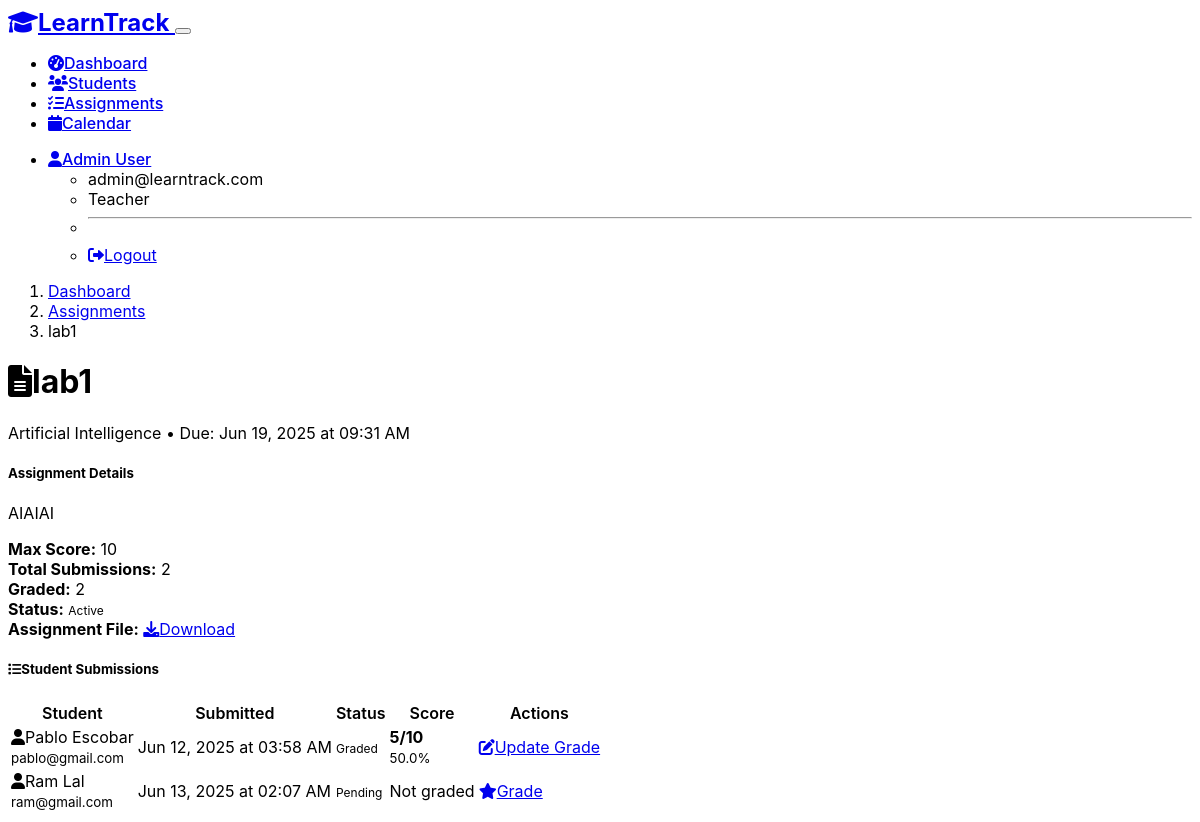
/teacher/assignment/1/submissions (signed in), run on the app's committed database.
### models.py (models this page shows, shortened)
class User(UserMixin, db.Model):
    id = db.Column(db.Integer, primary_key=True)
    email = db.Column(db.String(120), unique=True, nullable=False)
    name = db.Column(db.String(100), nullable=False)
    role = db.Column(db.String(20), nullable=False)  # 'teacher' or 'student'
    password_hash = db.Column(db.String(256), nullable=False)
    created_at = db.Column(db.DateTime, default=datetime.utcnow)
    taught_classes = db.relationship('Class', backref='teacher', lazy=True, foreign_keys='Class.teacher_id')
    assignments_created = db.relationship('Assignment', backref='creator', lazy=True, foreign_keys='Assignment.teacher_id')
    submissions = db.relationship('Submission', backref='student', lazy=True, foreign_keys='Submission.student_id')
    enrollments = db.relationship('Enrollment', backref='student', lazy=True, foreign_keys='Enrollment.student_id')
    def is_teacher(self):
        return self.role == 'teacher'

class Assignment(db.Model):
    id = db.Column(db.Integer, primary_key=True)
    title = db.Column(db.String(200), nullable=False)
    description = db.Column(db.Text)
    due_date = db.Column(db.DateTime, nullable=False)
    max_score = db.Column(db.Integer, default=10)
    teacher_id = db.Column(db.Integer, db.ForeignKey('user.id'), nullable=False)
    class_id = db.Column(db.Integer, db.ForeignKey('class.id'), nullable=False)
    attachment_path = db.Column(db.String(255))  # Path to uploaded assignment file
    created_at = db.Column(db.DateTime, default=datetime.utcnow)
    submissions = db.relationship('Submission', backref='assignment', lazy=True, cascade='all, delete-orphan')
    def is_overdue(self):
        return datetime.utcnow() > self.due_date

class Class(db.Model):
    id = db.Column(db.Integer, primary_key=True)
    name = db.Column(db.String(100), nullable=False)
    description = db.Column(db.Text)
    teacher_id = db.Column(db.Integer, db.ForeignKey('user.id'), nullable=False)
    created_at = db.Column(db.DateTime, default=datetime.utcnow)
    assignments = db.relationship('Assignment', backref='class_obj', lazy=True)
    enrollments = db.relationship('Enrollment', backref='class_obj', lazy=True)

class Submission(db.Model):
    id = db.Column(db.Integer, primary_key=True)
    assignment_id = db.Column(db.Integer, db.ForeignKey('assignment.id'), nullable=False)
    student_id = db.Column(db.Integer, db.ForeignKey('user.id'), nullable=False)
    submission_text = db.Column(db.Text)
    file_path = db.Column(db.String(255))  # Path to uploaded submission file
    submitted_at = db.Column(db.DateTime, default=datetime.utcnow)
    score = db.Column(db.Integer)
    feedback = db.Column(db.Text)
    graded_at = db.Column(db.DateTime)
    graded_by = db.Column(db.Integer, db.ForeignKey('user.id'))
    __table_args__ = (db.UniqueConstraint('assignment_id', 'student_id', name='unique_submission'),)
    def is_graded(self):
        return self.score is not None
    def is_late(self):
        return self.submitted_at > self.assignment.due_date if self.assignment else False

### routes.py (the view)
@teacher_bp.route('/assignment/<int:assignment_id>/submissions')
@login_required
def view_submissions(assignment_id):
    if not current_user.is_teacher():
        flash('Access denied.', 'danger')
        return redirect(url_for('main.index'))
    assignment = Assignment.query.get_or_404(assignment_id)
    if assignment.teacher_id != current_user.id:
        flash('Access denied.', 'danger')
        return redirect(url_for('teacher.assignments'))
    submissions = Submission.query.filter_by(assignment_id=assignment_id).all()
    return render_template('teacher/view_submissions.html', assignment=assignment, submissions=submissions)

### app.py (called while the page is built)
@login_manager.user_loader
def load_user(user_id):
    from models import User
    return User.query.get(int(user_id))

### templates/teacher/view_submissions.html (shortened to what this page needs)
{% extends "base.html" %}
{% block content %}
<div class="row mb-4">
    <div class="col">
        <nav aria-label="breadcrumb">
            <ol class="breadcrumb">
                <li class="breadcrumb-item"><a href="{{ url_for('teacher.dashboard') }}">Dashboard</a></li>
                <li class="breadcrumb-item"><a href="{{ url_for('teacher.assignments') }}">Assignments</a></li>
                <li class="breadcrumb-item active">{{ assignment.title }}</li>
            </ol>
        </nav>
        <h1><i class="fas fa-file-alt me-2"></i>{{ assignment.title }}</h1>
        <p class="text-muted">{{ assignment.class_obj.name }} • Due: {{ assignment.due_date.strftime('%b %d, %Y at %I:%M %p') }}</p>
    </div>
</div>
<div class="row mb-4">
    <div class="col">
        <div class="card">
            <div class="card-body">
                <h5>Assignment Details</h5>
                <p>{{ assignment.description or 'No description provided' }}</p>
                <div class="row">
                    <div class="col-md-3">
                        <strong>Max Score:</strong> {{ assignment.max_score }}
                    </div>
                    <div class="col-md-3">
                        <strong>Total Submissions:</strong> {{ submissions|length }}
                    </div>
                    <div class="col-md-3">
                        <strong>Graded:</strong> {{ submissions|selectattr('is_graded')|list|length }}
                    </div>
                    <div class="col-md-3">
                        <strong>Status:</strong>
                        {% if assignment.is_overdue() %}
                            <span class="badge bg-danger">Overdue</span>
                        {% else %}
                            <span class="badge bg-success">Active</span>
                        {% endif %}
                    </div>
                </div>
                {% if assignment.attachment_path %}
                <div class="mt-3">
                    <strong>Assignment File:</strong>
                    <a href="{{ url_for('main.download_file', filename=assignment.attachment_path) }}" class="btn btn-sm btn-outline-primary ms-2">
                        <i class="fas fa-download me-1"></i>Download
                    </a>
                </div>
                {% endif %}
            </div>
        </div>
    </div>
</div>
<div class="row">
    <div class="col">
        <div class="card">
            <div class="card-header">
                <h5 class="mb-0"><i class="fas fa-list me-2"></i>Student Submissions</h5>
            </div>
            <div class="card-body">
                {% if submissions %}
                    <div class="table-responsive">
                        <table class="table table-hover">
                            <thead>
                                <tr>
                                    <th>Student</th>
                                    <th>Submitted</th>
                                    <th>Status</th>
                                    <th>Score</th>
                                    <th>Actions</th>
                                </tr>
                            </thead>
                            <tbody>
                                {% for submission in submissions %}
                                <tr>
                                    <td>
                                        <i class="fas fa-user me-2"></i>{{ submission.student.name }}
                                        <br><small class="text-muted">{{ submission.student.email }}</small>
                                    </td>
                                    <td>
                                        {{ submission.submitted_at.strftime('%b %d, %Y at %I:%M %p') }}
                                    </td>
                                    <td>
                                        {% if submission.is_graded() %}
                                            <span class="badge bg-success">Graded</span>
                                        {% else %}
                                            <span class="badge bg-warning">Pending</span>
                                        {% endif %}
                                    </td>
                                    <td>
                                        {% if submission.is_graded() %}
                                            <strong>{{ submission.score }}/{{ assignment.max_score }}</strong>
                                            <br><small class="text-muted">{{ "%.1f"|format((submission.score / assignment.max_score) * 100) }}%</small>
                                        {% else %}
                                            <span class="text-muted">Not graded</span>
                                        {% endif %}
                                    </td>
                                    <td>
                                        <a href="{{ url_for('teacher.grade_submission', submission_id=submission.id) }}"
                                           class="btn btn-sm btn-primary">
                                            {% if submission.is_graded() %}
                                                <i class="fas fa-edit me-1"></i>Update Grade
                                            {% else %}
                                                <i class="fas fa-star me-1"></i>Grade
                                            {% endif %}
                                        </a>
                                    </td>
                                </tr>
                                {% endfor %}
                            </tbody>
                        </table>
                    </div>
                {% else %}
                    <div class="text-center py-5">
                        <i class="fas fa-inbox fa-4x text-muted mb-3"></i>
                        <h4>No Submissions Yet</h4>
                        <p class="text-muted">Students haven't submitted their work for this assignment yet.</p>
                    </div>
                {% endif %}
            </div>
        </div>
    </div>
</div>
{% endblock %}

### templates/base.html (shortened to what this page needs)
<!DOCTYPE html>
<html lang="en" data-bs-theme="dark">
<head>
    <link href="https://cdn.replit.com/agent/bootstrap-agent-dark-theme.min.css" rel="stylesheet">
    <link href="https://cdnjs.cloudflare.com/ajax/libs/font-awesome/6.0.0/css/all.min.css" rel="stylesheet">
    <link href='https://cdn.jsdelivr.net/npm/fullcalendar@6.1.8/index.global.min.css' rel='stylesheet'>
    <link href="{{ url_for('static', filename='css/style.css') }}" rel="stylesheet">
</head>
<body>
    <nav class="navbar navbar-expand-lg navbar-dark bg-dark">
        <div class="container">
            <a class="navbar-brand" href="{{ url_for('main.index') }}">
                <i class="fas fa-graduation-cap me-2"></i>LearnTrack
            </a>
            {% if current_user.is_authenticated %}
            <button class="navbar-toggler" type="button" data-bs-toggle="collapse" data-bs-target="#navbarNav">
            </button>
            <div class="collapse navbar-collapse" id="navbarNav">
                <ul class="navbar-nav me-auto">
                    {% if current_user.is_teacher() %}
                    <li class="nav-item">
                        <a class="nav-link" href="{{ url_for('teacher.dashboard') }}">
                            <i class="fas fa-tachometer-alt me-1"></i>Dashboard
                        </a>
                    </li>
                    <li class="nav-item">
                        <a class="nav-link" href="{{ url_for('teacher.students') }}">
                            <i class="fas fa-users me-1"></i>Students
                        </a>
                    </li>
                    <li class="nav-item">
                        <a class="nav-link" href="{{ url_for('teacher.assignments') }}">
                            <i class="fas fa-tasks me-1"></i>Assignments
                        </a>
                    </li>
                    {% endif %}
                    <li class="nav-item">
                        <a class="nav-link" href="{{ url_for('main.calendar') }}">
                            <i class="fas fa-calendar me-1"></i>Calendar
                        </a>
                    </li>
                </ul>
                <ul class="navbar-nav">
                    <li class="nav-item dropdown">
                        <a class="nav-link dropdown-toggle" href="#" role="button" data-bs-toggle="dropdown">
                            <i class="fas fa-user me-1"></i>{{ current_user.name }}
                        </a>
                        <ul class="dropdown-menu">
                            <li><span class="dropdown-item-text">{{ current_user.email }}</span></li>
                            <li><span class="dropdown-item-text text-muted">{{ current_user.role.title() }}</span></li>
                            <li><hr class="dropdown-divider"></li>
                            <li><a class="dropdown-item" href="{{ url_for('auth.logout') }}">
                                <i class="fas fa-sign-out-alt me-1"></i>Logout
                            </a></li>
                        </ul>
                    </li>
                </ul>
            </div>
            {% endif %}
        </div>
    </nav>
    <main class="container my-4">
        {% block content %}{% endblock %}
    </main>
</body>
</html>

### static/css/style.css (style rules this page uses)
body { font-family: -apple-system, BlinkMacSystemFont, 'Segoe UI', Roboto, sans-serif; }
.card { transition: transform 0.2s ease-in-out, box-shadow 0.2s ease-in-out; }
.badge { font-size: 0.75em; }
.table th { border-top: none; font-weight: 600; color: var(--bs-primary); }
.navbar-brand { font-weight: 700; font-size: 1.5rem; }
.nav-link { font-weight: 500; }

### data on the page
User: name "Admin User", email "admin@learntrack.com", role "Teacher"
Assignment: title "lab1", due_date "Jun 19, 2025 at 09:31 AM", description "AIAIAI", max_score "10"
Class: class_obj.name "Artificial Intelligence"
Submission: student.name "Pablo Escobar", student.email "pablo@gmail.com", submitted_at "Jun 12, 2025 at 03:58 AM", shows "Graded", score "5", (submission.score/assignment.max_score)*100 "50.0", shows "Update Grade"
Submission: student.name "Ram Lal", student.email "ram@gmail.com", submitted_at "Jun 13, 2025 at 02:07 AM", shows "Pending", shows "Not graded", shows "Grade"

### other printed values
{{ submissions|length }} "2"
{{ submissions|selectattr('is_graded')|list|length }} "2"
